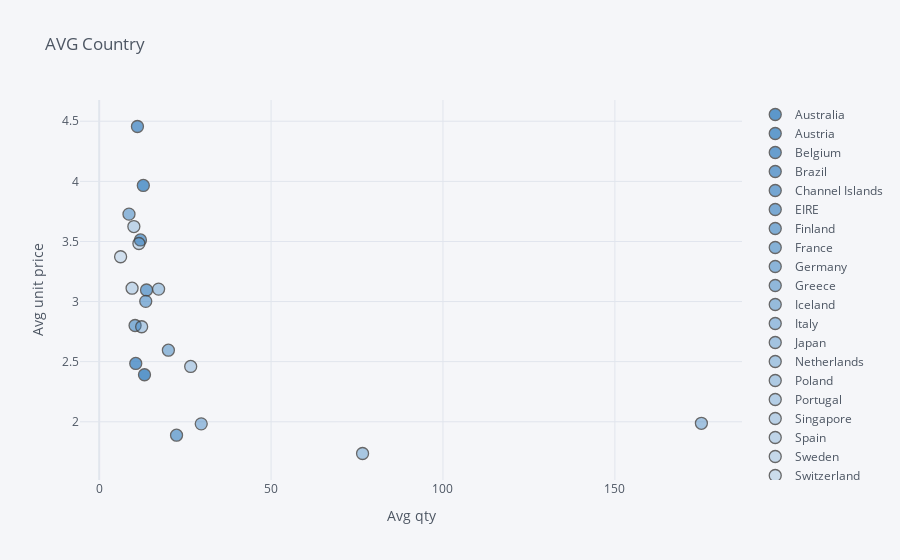

Source (notebook cell):
### Code cell
data.iplot(x = 'Quantity',y ='UnitPrice', categories = 'Country',
          xTitle = 'Avg qty',yTitle = 'Avg unit price',
          color = 'blue', title = 'AVG Country')

### Figure 1 — Plotly figure (JSON) as saved in the notebook; plotly's stock layout.template omitted (floating-point values rounded to 4 significant figures)
{"data": [{"marker": {"color": "rgba(55, 128, 191, 1.0)", "line": {"width": 1.3}, "opacity": 0.8, "size": 12, "symbol": "circle"}, "mode": "markers", "name": "Australia", "textfont": {"color": "#4D5663"}, "type": "scatter", "x": [13.18], "y": [2.391]}, {"marker": {"color": "rgba(55, 128, 191, 0.9619047619047618)", "line": {"width": 1.3}, "opacity": 0.8, "size": 12, "symbol": "circle"}, "mode": "markers", "name": "Austria", "textfont": {"color": "#4D5663"}, "type": "scatter", "x": [12.83], "y": [3.966]}, {"marker": {"color": "rgba(55, 128, 191, 0.9238095238095239)", "line": {"width": 1.3}, "opacity": 0.8, "size": 12, "symbol": "circle"}, "mode": "markers", "name": "Belgium", "textfont": {"color": "#4D5663"}, "type": "scatter", "x": [10.64], "y": [2.485]}, {"marker": {"color": "rgba(55, 128, 191, 0.8857142857142857)", "line": {"width": 1.3}, "opacity": 0.8, "size": 12, "symbol": "circle"}, "mode": "markers", "name": "Brazil", "textfont": {"color": "#4D5663"}, "type": "scatter", "x": [11.12], "y": [4.456]}, {"marker": {"color": "rgba(55, 128, 191, 0.8476190476190475)", "line": {"width": 1.3}, "opacity": 0.8, "size": 12, "symbol": "circle"}, "mode": "markers", "name": "Channel Islands", "textfont": {"color": "#4D5663"}, "type": "scatter", "x": [12], "y": [3.512]}, {"marker": {"color": "rgba(55, 128, 191, 0.8095238095238095)", "line": {"width": 1.3}, "opacity": 0.8, "size": 12, "symbol": "circle"}, "mode": "markers", "name": "EIRE", "textfont": {"color": "#4D5663"}, "type": "scatter", "x": [13.76], "y": [3.096]}, {"marker": {"color": "rgba(55, 128, 191, 0.7714285714285714)", "line": {"width": 1.3}, "opacity": 0.8, "size": 12, "symbol": "circle"}, "mode": "markers", "name": "Finland", "textfont": {"color": "#4D5663"}, "type": "scatter", "x": [22.5], "y": [1.888]}, {"marker": {"color": "rgba(55, 128, 191, 0.7333333333333332)", "line": {"width": 1.3}, "opacity": 0.8, "size": 12, "symbol": "circle"}, "mode": "markers", "name": "France", "textfont": {"color": "#4D5663"}, "type": "scatter", "x": [10.44], "y": [2.801]}, {"marker": {"color": "rgba(55, 128, 191, 0.6952380952380952)", "line": {"width": 1.3}, "opacity": 0.8, "size": 12, "symbol": "circle"}, "mode": "markers", "name": "Germany", "textfont": {"color": "#4D5663"}, "type": "scatter", "x": [13.54], "y": [3.002]}, {"marker": {"color": "rgba(55, 128, 191, 0.657142857142857)", "line": {"width": 1.3}, "opacity": 0.8, "size": 12, "symbol": "circle"}, "mode": "markers", "name": "Greece", "textfont": {"color": "#4D5663"}, "type": "scatter", "x": [8.667], "y": [3.727]}, {"marker": {"color": "rgba(55, 128, 191, 0.6190476190476191)", "line": {"width": 1.3}, "opacity": 0.8, "size": 12, "symbol": "circle"}, "mode": "markers", "name": "Iceland", "textfont": {"color": "#4D5663"}, "type": "scatter", "x": [20.12], "y": [2.595]}, {"marker": {"color": "rgba(55, 128, 191, 0.5809523809523809)", "line": {"width": 1.3}, "opacity": 0.8, "size": 12, "symbol": "circle"}, "mode": "markers", "name": "Italy", "textfont": {"color": "#4D5663"}, "type": "scatter", "x": [29.68], "y": [1.983]}, {"marker": {"color": "rgba(55, 128, 191, 0.5428571428571427)", "line": {"width": 1.3}, "opacity": 0.8, "size": 12, "symbol": "circle"}, "mode": "markers", "name": "Japan", "textfont": {"color": "#4D5663"}, "type": "scatter", "x": [175.2], "y": [1.987]}, {"marker": {"color": "rgba(55, 128, 191, 0.5047619047619047)", "line": {"width": 1.3}, "opacity": 0.8, "size": 12, "symbol": "circle"}, "mode": "markers", "name": "Netherlands", "textfont": {"color": "#4D5663"}, "type": "scatter", "x": [76.61], "y": [1.736]}, {"marker": {"color": "rgba(55, 128, 191, 0.4666666666666666)", "line": {"width": 1.3}, "opacity": 0.8, "size": 12, "symbol": "circle"}, "mode": "markers", "name": "Poland", "textfont": {"color": "#4D5663"}, "type": "scatter", "x": [17.28], "y": [3.104]}, {"marker": {"color": "rgba(55, 128, 191, 0.42857142857142844)", "line": {"width": 1.3}, "opacity": 0.8, "size": 12, "symbol": "circle"}, "mode": "markers", "name": "Portugal", "textfont": {"color": "#4D5663"}, "type": "scatter", "x": [12.35], "y": [2.79]}, {"marker": {"color": "rgba(55, 128, 191, 0.3904761904761905)", "line": {"width": 1.3}, "opacity": 0.8, "size": 12, "symbol": "circle"}, "mode": "markers", "name": "Singapore", "textfont": {"color": "#4D5663"}, "type": "scatter", "x": [26.62], "y": [2.46]}, {"marker": {"color": "rgba(55, 128, 191, 0.3523809523809523)", "line": {"width": 1.3}, "opacity": 0.8, "size": 12, "symbol": "circle"}, "mode": "markers", "name": "Spain", "textfont": {"color": "#4D5663"}, "type": "scatter", "x": [10.09], "y": [3.624]}, {"marker": {"color": "rgba(55, 128, 191, 0.31428571428571433)", "line": {"width": 1.3}, "opacity": 0.8, "size": 12, "symbol": "circle"}, "mode": "markers", "name": "Sweden", "textfont": {"color": "#4D5663"}, "type": "scatter", "x": [9.562], "y": [3.111]}, {"marker": {"color": "rgba(55, 128, 191, 0.27619047619047615)", "line": {"width": 1.3}, "opacity": 0.8, "size": 12, "symbol": "circle"}, "mode": "markers", "name": "Switzerland", "textfont": {"color": "#4D5663"}, "type": "scatter", "x": [11.55], "y": [3.483]}, {"marker": {"color": "rgba(55, 128, 191, 0.23809523809523797)", "line": {"width": 1.3}, "opacity": 0.8, "size": 12, "symbol": "circle"}, "mode": "markers", "name": "USA", "textfont": {"color": "#4D5663"}, "type": "scatter", "x": [6.227], "y": [3.373]}], "layout": {"legend": {"bgcolor": "#F5F6F9", "font": {"color": "#4D5663"}}, "paper_bgcolor": "#F5F6F9", "plot_bgcolor": "#F5F6F9", "title": {"font": {"color": "#4D5663"}, "text": "AVG Country"}, "xaxis": {"gridcolor": "#E1E5ED", "showgrid": true, "tickfont": {"color": "#4D5663"}, "title": {"font": {"color": "#4D5663"}, "text": "Avg qty"}, "zerolinecolor": "#E1E5ED"}, "yaxis": {"gridcolor": "#E1E5ED", "showgrid": true, "tickfont": {"color": "#4D5663"}, "title": {"font": {"color": "#4D5663"}, "text": "Avg unit price"}, "zerolinecolor": "#E1E5ED"}}}
